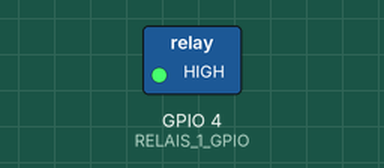
This program was run on a simulated Raspberry Pi (BCM pin numbers). On the bench: switched loads named in the program (green lamp = pin HIGH). At 5.0 s the program stops and its outputs stay as they are.

Above: at 0.1 s.
At 5.1 s:
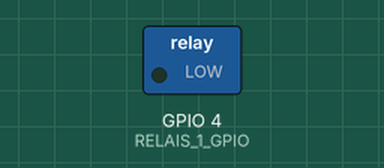
Timing chart, 0 to 6.5 s (numbered marks = the images above):
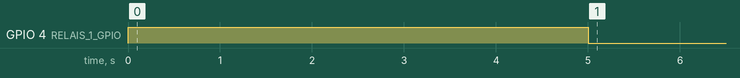

The program:

relais2.py
```python
# working

import RPi.GPIO as GPIO
import time


GPIO.setmode(GPIO.BCM) # GPIO Nummern statt Board Nummern

#If true it will give out warning
GPIO.setwarnings(False)


RELAIS_1_GPIO = 4
GPIO.setup(RELAIS_1_GPIO, GPIO.OUT) # GPIO Modus zuweisen
GPIO.output(RELAIS_1_GPIO, GPIO.LOW) # aus
GPIO.output(RELAIS_1_GPIO, GPIO.HIGH) # an

time.sleep(5)

GPIO.output(RELAIS_1_GPIO, GPIO.LOW) # aus
```

Measured:
- by itself, GPIO 4 (RELAIS_1_GPIO): LOW → HIGH at 0.00 s, → LOW 5.0 s later
